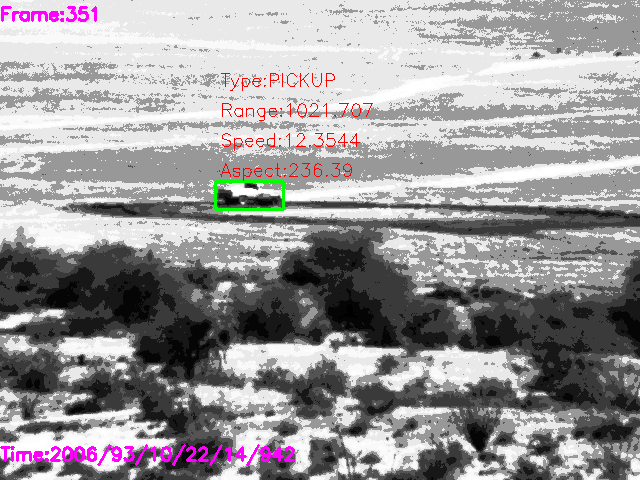
#> input picture Draw.png, 640 x 480 px; its folder holds only this picture in this run
$ python -i MatchImageScale.py   (imports and definitions only)   (Python 2 division)
#> lines starting #> are read from the running program, lines starting #| are printed output that depends on the picture
#> further down, picture is the input picture: shape (480, 640, 3); mean B, G, R 153.9, 152, 154.9
import cv2
import os
import pandas  as pd
import numpy as np
from pandas import Series,DataFrame
def DrawBoxIR(BboxDir,ImageDir):
     BboxFile = os.listdir(BboxDir)[2]
     print BboxFile
     df_bbox = pd.read_csv(BboxDir+BboxFile)
     frame = df_bbox['Frame']
     videoName = df_bbox['VideoName']


     for i in range(len(frame)):
          image_path = ImageDir + str(videoName[i])+"_"+str(frame[i])+".png"
          image = cv2.imread(image_path,0)
          image = ImproveBrightNess(image)
          cv2.imshow(BboxDir.split('/')[-1],image)
          cv2.waitKey(33)


def DrawBoxV(BboxDir, ImageDir):
    BboxFile = os.listdir(BboxDir)[2]
    print BboxFile
    df_bbox = pd.read_csv(BboxDir + BboxFile)
    frame = df_bbox['Frame']
    videoName = df_bbox['VideoName']

    for i in range(len(frame)):
        image_path = ImageDir + str(videoName[i]) + "_" + str(frame[i]) + ".png"
        image = cv2.imread(image_path, 0)
        image = ImproveBrightNess(image)
        if i ==2:
            cv2.imwrite("sample.png",image)
        cv2.imshow(BboxDir.split('/')[-1], image)
        cv2.waitKey(33)

def ImproveBrightNess(image):
     if len(image.shape) ==2: #single channel
          return cv2.equalizeHist(image)
     else:
          B,G,R = cv2.split(image)
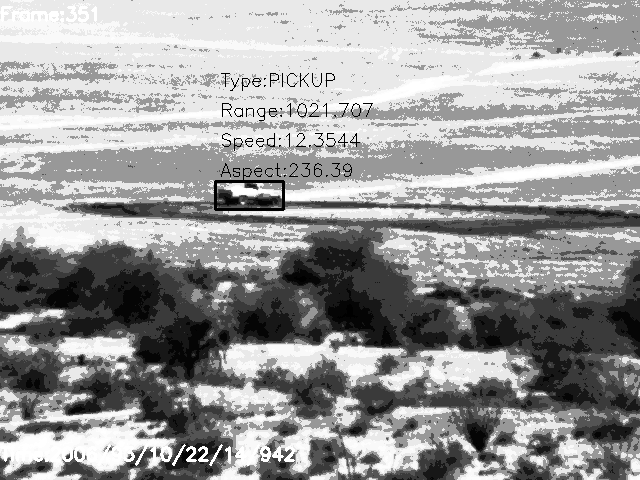
#> B: shape (480, 640); min 0, max 255, mean 153.9
          B = cv2.equalizeHist(B)
          G = cv2.equalizeHist(G)
          R = cv2.equalizeHist(R)
          return cv2.merge((B,G,R))

# [9 lines not run here, left out]

>>> import cv2
>>> picture = cv2.imread('Draw.png')
>>> result = ImproveBrightNess(picture)
